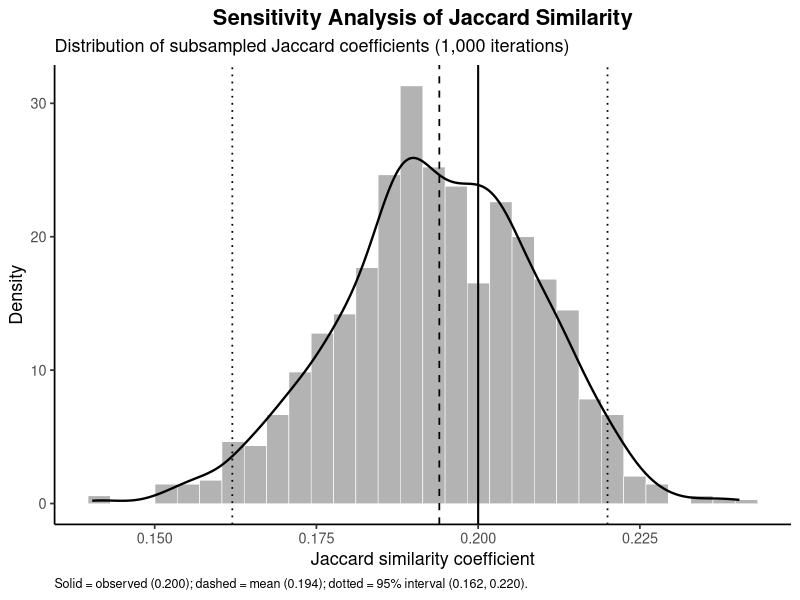

Write R code to recreate this figure.
suppressPackageStartupMessages({
  library(dplyr)
  library(ggplot2)
  library(svglite)
})

set.seed(123)

# ==============================================================================
# I. LOAD ANALYSIS SET
# ==============================================================================

acell <- read.csv("../objects/BETA_GENE_ACELL.csv", stringsAsFactors = FALSE) %>%
  filter(ANL01FL == "Y")

rec_cells <- acell %>% filter(COND == "REC")
rcu_cells <- acell %>% filter(COND == "RCU")
n_rec <- nrow(rec_cells)
n_rcu <- nrow(rcu_cells)

cat(sprintf("Analysis set: %d cells (REC = %d, RCU = %d)\n", nrow(acell), n_rec, n_rcu))

# ==============================================================================
# II. PRIMARY ANALYSIS — GLOBAL JACCARD (pooled across cell types)
# ==============================================================================

rec_genes <- unique(rec_cells$BETAGC)
rcu_genes <- unique(rcu_cells$BETAGC)
inter     <- intersect(rec_genes, rcu_genes)
uni       <- union(rec_genes, rcu_genes)
jaccard_obs <- length(inter) / length(uni)

table2 <- data.frame(
  Measure = c("Unique genes in REC, n", "Unique genes in RCU, n",
              "Shared genes (intersection), n", "Total unique genes (union), n",
              "Jaccard similarity coefficient"),
  Value = c(length(rec_genes), length(rcu_genes), length(inter), length(uni),
            round(jaccard_obs, 3))
)

write.csv(table2, "../objects/TABLE2_jaccard_global.csv", row.names = FALSE)

cat(sprintf(
  "\nGlobal Jaccard (primary): REC genes = %d, RCU genes = %d, shared = %d, union = %d, Jaccard = %.3f\n",
  length(rec_genes), length(rcu_genes), length(inter), length(uni), jaccard_obs
))
cat("Saved TABLE2: global Jaccard similarity\n")

# ==============================================================================
# III. SENSITIVITY ANALYSIS — SUBSAMPLING REC TO MATCH RCU SAMPLE SIZE
# ==============================================================================

n_iter <- 1000
jaccard_sub <- numeric(n_iter)

for (i in seq_len(n_iter)) {
  rec_sub_cells <- rec_cells[sample(nrow(rec_cells), n_rcu, replace = FALSE), ]
  rec_sub_genes <- unique(rec_sub_cells$BETAGC)
  inter_sub <- intersect(rec_sub_genes, rcu_genes)
  uni_sub   <- union(rec_sub_genes, rcu_genes)
  jaccard_sub[i] <- length(inter_sub) / length(uni_sub)
}

sub_summary <- data.frame(
  n_iterations = n_iter,
  median       = round(median(jaccard_sub), 3),
  mean         = round(mean(jaccard_sub), 3),
  sd           = round(sd(jaccard_sub), 3),
  ci_lower_2.5 = round(quantile(jaccard_sub, 0.025), 3),
  ci_upper_97.5 = round(quantile(jaccard_sub, 0.975), 3),
  observed     = round(jaccard_obs, 3)
)

write.csv(data.frame(iteration = seq_len(n_iter), jaccard = jaccard_sub),
          "../objects/TABLE_A2_jaccard_subsampled.csv", row.names = FALSE)
write.csv(sub_summary, "../objects/TABLE_A2_jaccard_subsampled_summary.csv", row.names = FALSE)

cat(sprintf(
  "\nSensitivity analysis (%d iterations, REC subsampled to n=%d):\n  Median = %.3f, Mean = %.3f, SD = %.3f, 95%% interval = (%.3f, %.3f)\n  Observed primary Jaccard (%.3f) %s within this interval.\n",
  n_iter, n_rcu, sub_summary$median, sub_summary$mean, sub_summary$sd,
  sub_summary$ci_lower_2.5, sub_summary$ci_upper_97.5, jaccard_obs,
  ifelse(jaccard_obs >= sub_summary$ci_lower_2.5 & jaccard_obs <= sub_summary$ci_upper_97.5,
         "falls", "does NOT fall")
))
cat("Saved TABLE_A2: subsampled Jaccard distribution + summary\n")

# ==============================================================================
# IV. FIGURE 1 — SENSITIVITY ANALYSIS HISTOGRAM
# ==============================================================================
# Layout follows the analysis plan's Figure 1: grey histogram +
# density curve overlay, solid line = observed, dashed = mean, dotted = 95% CI bounds.

df_sub <- data.frame(jaccard = jaccard_sub)

p_hist <- ggplot(df_sub, aes(x = jaccard)) +
  geom_histogram(aes(y = after_stat(density)), bins = 30,
                 fill = "grey70", color = "white", linewidth = 0.2) +
  geom_density(color = "black", linewidth = 0.8) +
  geom_vline(xintercept = jaccard_obs, linetype = "solid", color = "black", linewidth = 0.7) +
  geom_vline(xintercept = sub_summary$mean, linetype = "dashed", color = "black", linewidth = 0.6) +
  geom_vline(xintercept = sub_summary$ci_lower_2.5, linetype = "dotted", color = "black", linewidth = 0.6) +
  geom_vline(xintercept = sub_summary$ci_upper_97.5, linetype = "dotted", color = "black", linewidth = 0.6) +
  theme_classic(base_size = 13) +
  theme(panel.grid = element_blank(),
        plot.title = element_text(face = "bold", hjust = 0.5),
        plot.caption = element_text(hjust = 0, size = 9)) +
  labs(
    title   = "Sensitivity Analysis of Jaccard Similarity",
    subtitle = "Distribution of subsampled Jaccard coefficients (1,000 iterations)",
    x = "Jaccard similarity coefficient", y = "Density",
    caption = sprintf("Solid = observed (%.3f); dashed = mean (%.3f); dotted = 95%% interval (%.3f, %.3f).",
                       jaccard_obs, sub_summary$mean, sub_summary$ci_lower_2.5, sub_summary$ci_upper_97.5)
  )

svglite("../figures/beta_gene_jaccard_sensitivity.svg", width = 6.5, height = 5.5)
print(p_hist)
dev.off()
cat("Saved: ../figures/beta_gene_jaccard_sensitivity.svg\n")

cat("\n=== Global Jaccard similarity analysis complete ===\n")
